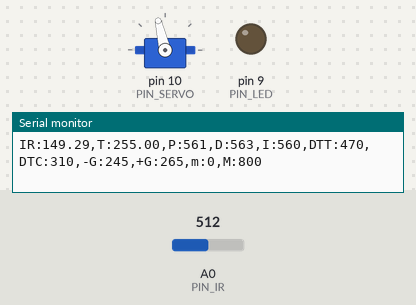
A sketch run on a simulated Arduino Uno, built with avr-gcc and run on an emulated ATmega328P. On the bench: servo, output pins drawn as LEDs (lit = HIGH), the last lines printed to the serial monitor. The inputs (shaded band) are chosen by the test bench; at power-on: A0 (PIN_IR) = 512.

Above: at 1.2 s.
1.3 s: A0 (PIN_IR) set to 900
At 2.1 s:
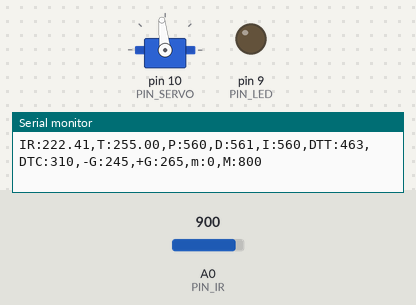
2.9 s: A0 (PIN_IR) set to 400
At 3.05 s:
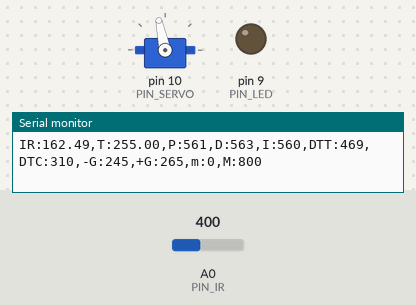
5.9 s: A0 (PIN_IR) set to 161
At 6.6 s:
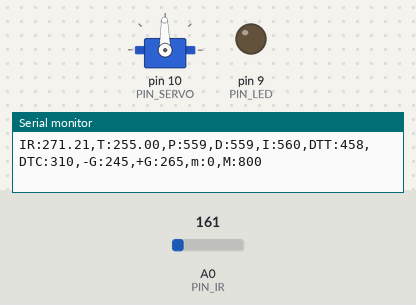
8.9 s: A0 (PIN_IR) set to 149
At 9.6 s:
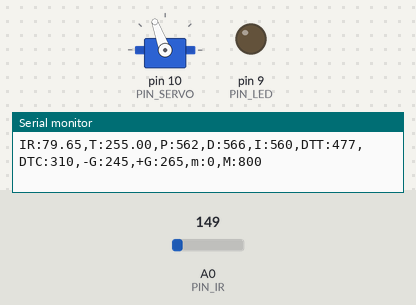
10.6 s: A0 (PIN_IR) set to 0
At 11.4 s:
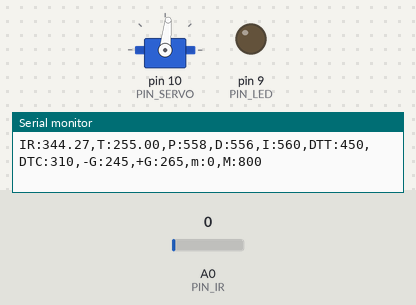
Timing chart, 0 to 13.3 s (numbered marks = the images above; inputs shaded):
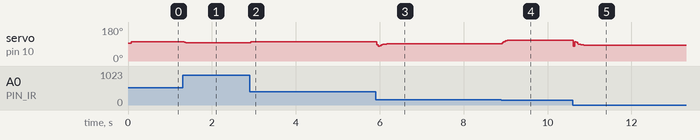

The sketch:

pid_2____.ino
```cpp
#include <Servo.h>
//(100, 101), (125,86) , (150, 68), (200, 93), (250, 138), (300, 160), (350, 186), (400, 240)
/////////////////////////////
// Configurable parameters //
/////////////////////////////
const float coE[] = {-0.0000481, 0.0300615, -4.4750105, 344.2729795};

// Arduino pin assignment
#define PIN_LED 9                            // [1234] LED를 아두이노의 GPIO 9번 핀에 연결
#define PIN_SERVO 10    //[3152] 서보모터를 아두이노의 10번 핀에 연결
#define PIN_IR A0     //[3158] IR센서를 아두이노의 A0 핀에 연결

// Framework setting
#define _DIST_TARGET 255  //[3166]목표로 하는 탁구공 중심 위치까지 거리255mm로 고정
#define _DIST_MIN 10                       //[3164] 최소 측정 거리 10mm로 고정
#define _DIST_MAX 410   // [3401] 측정 거리의 최댓값를 410mm로 설정

// Distance sensor
#define _DIST_ALPHA 0.35// [3162] ema 필터의 alpha 값을 0.1으로 설정

// Servo range
#define _DUTY_MIN 1100  //[3148]  서보의 가동 최소 각도(0)
#define _DUTY_NEU 1500      //[3150] servo neutral position (90 degree)
#define _DUTY_MAX 1700              // [3169] 서보의 최대 가동 각도(180º)

// Servo speed control
#define _SERVO_ANGLE 45   //[3159] 서보의 각도(30º)
//[3150] 레일플레이트가 사용자가 원하는 가동범위를 움직일때, 이를 움직이게 하는 서보모터의 가동범위
#define _SERVO_SPEED 2000           //[3147]  서보 속도를 2000으로 설정

// Event periods
#define _INTERVAL_DIST 20   // [3153] Distance Sensing을 20(ms) 마다 실행한다.
#define _INTERVAL_SERVO 20 // [3401] 서보를 20ms마다 조작하기
#define _INTERVAL_SERIAL 100  // [3151] 시리얼 0.1초 마다 업데이트

// PID parameters
#define KP 0.3      // [3158] 비례상수 설정
#define KD 0.7
#define KI 0.01


// 사용법: 아래의 모든 코드를 복사, 붙여넣기 한 후 filtered_ir_distance()함수를 사용하면 됨.
// _INTERVAL_DIST가 거리 측정 주기. 가능하면 이 값을 사용해서 거리를 측정하길 바람.
// 스파이크 제거 후 EMA 필터를 0.35의 ALPHA 값으로 적용함. EMA 필터가 필요없거나 수정하고 싶으면 filtered_ir_distance()함수의 아래부분을 참조.
// 필터를 적용해도 큰 노이즈가 있으면 센서의 위치를 먼저 제대로 설정했는지 확인 바람.
// noise_filter_test.ino 라는 테스트 코드가 있으니 그것을 사용해서 제대로 작동하는지 확인하는 것을 추천
// # 거리 보정 코드는 들어가있지 않음.
//===================================================
#define DELAY_MICROS  1500 // 필터에 넣을 샘플값을 측정하는 딜레이(고정값!)
#define EMA_ALPHA 0.35     // EMA 필터 값을 결정하는 ALPHA 값. 작성자가 생각하는 최적값임.
float ema_dist=0;            // EMA 필터에 사용할 변수
float filtered_dist;       // 최종 측정된 거리값을 넣을 변수. loop()안에 filtered_dist = filtered_ir_distance(); 형태로 사용하면 됨.
float samples_num = 3;     // 스파이크 제거를 위한 부분필터에 샘플을 몇개 측정할 것인지. 3개로 충분함! 가능하면 수정하지 말 것.

//////////////////////
// global variables //
//////////////////////

// Servo instance
Servo myservo;  // [3153] Servo를 제어할 Object를 생성해 준다
// Distance sensor
float dist_target; // location to send the ball
float dist_raw, dist_ema;    //[3160] 실제 거리측정값과 ema필터를 적용한 값을 저장할 변수

// Event periods
unsigned long last_sampling_time_dist, last_sampling_time_servo, last_sampling_time_serial; // [3162] 거리, 서보, 시리얼에 대한 마지막 샘플링 시간을 나타내는 변수
bool event_dist, event_servo, event_serial; // [5283] 거리센서, 서보, 시리얼 모니터의 발생을 지시하는 변수

// Servo speed control
int duty_chg_per_interval;    //[3167] 주기동안 duty 변화량 변수
int duty_target, duty_curr;    // [3157] 서보의 목표위치와 서보에 실제로 입력할 위치

// PID variables
float error_curr, error_prev, control, pterm, dterm, iterm; // [3401] 비례 제어를 위한 전에 측정한 오차, 새로 측정한 오차 값, 비례항, 적분항, 미분항 변수
float dist_filtered;
//
unsigned long last_sampling_time; // unit: ms
int toggle_interval, toggle_interval_cnt;
void setup() {
  error_prev, error_curr = _DUTY_NEU;

// initialize GPIO pins for LED and attach servo
  pinMode(PIN_LED, OUTPUT);  // [3155] LED 핀 설정
  myservo.attach(PIN_SERVO);  // [3155] Servo 핀 설정
// initialize global variables
  last_sampling_time_dist = last_sampling_time_servo = last_sampling_time_serial = 0; // [3155] 샘플링 시각 기록 변수 초기화
  event_dist = event_servo = event_serial = false;  // [3155] 이벤트 bool값 초기화

  dist_target = _DIST_TARGET;           //[3023] 목표 거리 위치


// move servo to neutral position
  myservo.writeMicroseconds(_DUTY_NEU); // [3147] 서보를 중간으로 이동
// initialize serial port
    Serial.begin(57600);                          // [3169] 57600 보드레이트로 아두이노와 통신
// convert angle speed into duty change per interval.
}

float ir_distance(void){ // return value unit: mm
  float val;
  float volt = float(analogRead(PIN_IR));
  val = ((6762.0/(volt-9.0))-4.0) * 10.0;
  return val;          //[3150] 적외선 센서를 통해 거리를 return시킨다.
}

float under_noise_filter(void){
  // 아래로 떨어지는 형태의 스파이크를 제거해주는 필터
  int currReading;
  int largestReading = 0;
  for (int i = 0; i < samples_num; i++) {
    currReading = ir_distance();
    if (currReading > largestReading) { largestReading = currReading; }
    // Delay a short time before taking another reading
    delayMicroseconds(DELAY_MICROS);
  }
  return largestReading;
}

float filtered_ir_distance(void){ // 아래로 떨어지는 형태의 스파이크를 제거 후, 위로 치솟는 스파이크를 제거하고 EMA필터를 적용함.
  // under_noise_filter를 통과한 값을 upper_nosie_filter에 넣어 최종 값이 나옴.
  int currReading;
  int lowestReading = 1024;
  for (int i = 0; i < samples_num; i++) {
    currReading = under_noise_filter();
    if (currReading < lowestReading) { lowestReading = currReading; }
  }
  // eam 필터 추가
  ema_dist = EMA_ALPHA*lowestReading + (1-EMA_ALPHA)*ema_dist;
  return ema_dist;
}


float ir_distance_filtered(void){ // return value unit: mm
  // calibrate distance reading from the IR sensor
  float x = filtered_ir_distance();
  dist_raw = coE[0] * pow(x, 3) + coE[1] * pow(x, 2) + coE[2] * x + coE[3];

  return dist_raw;  // for now, just use ir_distance() without noise filter.
}


void loop() {


  unsigned long time_curr = millis();
  if(time_curr >= last_sampling_time_dist + _INTERVAL_DIST) {
        last_sampling_time_dist += _INTERVAL_DIST;
        event_dist = true;
  }
  if(time_curr >= last_sampling_time_servo + _INTERVAL_SERVO) {
        last_sampling_time_servo += _INTERVAL_SERVO;
        event_servo = true;
  }
  if(time_curr >= last_sampling_time_serial + _INTERVAL_SERIAL) {
        last_sampling_time_serial += _INTERVAL_SERIAL;
        event_serial = true;
  }


////////////////////
// Event handlers //
////////////////////

  if(event_dist) {
     event_dist = false;
  // get a distance reading from the distance sensor
     dist_filtered = ir_distance_filtered();  // [3157] 적외선 센서로 측정한 값에 필터를 적용한 값


  // PID control logic
    error_curr = _DIST_TARGET - dist_filtered;  // [3158] 목표값 에서 현재값을 뺀 값이 오차값
    pterm = KP*error_curr;
    dterm = KD * (error_curr - error_prev);
    iterm = KI * error_curr;
    control = pterm + dterm + iterm;           // [3158] P제어 이기때문에 pterm만 있음

  // duty_target = f(duty_neutral, control)
     duty_target = _DUTY_NEU + control;

  // keep duty_target value within the range of [_DUTY_MIN, _DUTY_MAX]
    if (duty_target < _DUTY_MIN) {
      duty_target = _DUTY_MIN;  // duty_target < _DUTY_MIN 일 때 duty_target 를 _DUTY_MIN 로 고정
    } else if (duty_target > _DUTY_MAX) {
       duty_target = _DUTY_MAX; // duty_target > _DUTY_MAX 일 때 duty_target 를 _DUTY_MAX 로 고정
    }  // [3153] [_DUTY_MIN, _DUTY_MAX] 로 서보의 가동범위를 고정하기 위한 최소한의 안전장

  }


  if(event_servo) {
    event_servo = false; // [3153] servo EventHandler Ticket -> false
    // adjust duty_curr toward duty_target by duty_chg_per_interval
    if(duty_target > duty_curr) {
      duty_curr += duty_chg_per_interval;
      if(duty_curr > duty_target) duty_curr = duty_target;
    }
    else {
      duty_curr -= duty_chg_per_interval;
      if(duty_curr < duty_target) duty_curr = duty_target;
    }       //[3166] 서보가 현재위치에서 목표위치에 도달할 때까지 duty_chg_per_interval값 마다 움직임(duty_curr에 duty_chg_per_interval값 더하고 빼줌)

    // update servo position
    myservo.writeMicroseconds(duty_target);   //[3166]위에서 바뀐 현재위치 값을 갱신
  }

  if(event_serial) {
    Serial.print("IR:");
    Serial.print(dist_filtered);
    Serial.print(",T:");
    Serial.print(dist_target);
    Serial.print(",P:");
    Serial.print(map(pterm,-1000,1000,510,610));
    Serial.print(",D:");
    Serial.print(map(dterm,-1000,1000,510,610));
    Serial.print(",I:");
    Serial.print(map(iterm,-1000,1000,510,610));
    Serial.print(",DTT:");
    Serial.print(map(duty_target,1000,2000,410,510));
    Serial.print(",DTC:");
    Serial.print(map(duty_curr,1000,2000,410,510));
    Serial.println(",-G:245,+G:265,m:0,M:800");
  }
}
```

Measured:
- the behaviour switches between 150 and 149 on A0 (PIN_IR) (found by bisection; images 3 and 4)
- after the input at 1.3 s, servo on pin 10 (PIN_SERVO): 103° → 96° at once
- after the input at 2.9 s, servo on pin 10 (PIN_SERVO): 96° → 103° at once, → 102° 0.09 s later, → 101° 0.09 s later
- after the input at 5.9 s, servo on pin 10 (PIN_SERVO): 101° → 91° at once
- after the input at 8.9 s, servo on pin 10 (PIN_SERVO): 91° → 109° at once, → 110° 0.20 s later
- after the input at 10.6 s, servo on pin 10 (PIN_SERVO): 110° → 84° at once
